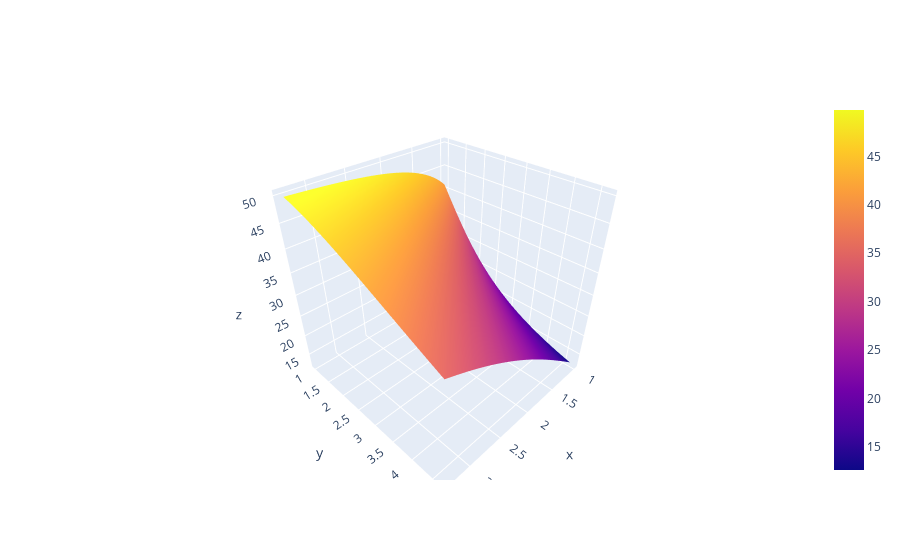

The cell this chart's notebook holds for it:
### Code cell
import plotly.graph_objects as go
import numpy as np
h_water,D=np.mgrid[1:3.3:100j,1:4.65:100j]
x=h_water
y=D
m_water=50.92
mi=m_water*np.tanh(0.866*D/h_water)/(D/h_water*0.866)
z=mi
fig=go.Figure(data=go.Surface(x=x,y=y,z=z))
fig.show()

### Figure 1 — Plotly figure (JSON) as saved in the notebook; plotly's stock layout.template omitted (floating-point values rounded to 4 significant figures; data arrays with more than 128 entries replaced by an {"elided": "..."} marker saying what was removed)
{"data": [{"type": "surface", "x": {"elided": "100x100 float values"}, "y": {"elided": "100x100 float values"}, "z": {"elided": "100x100 float values"}}], "layout": {}}
